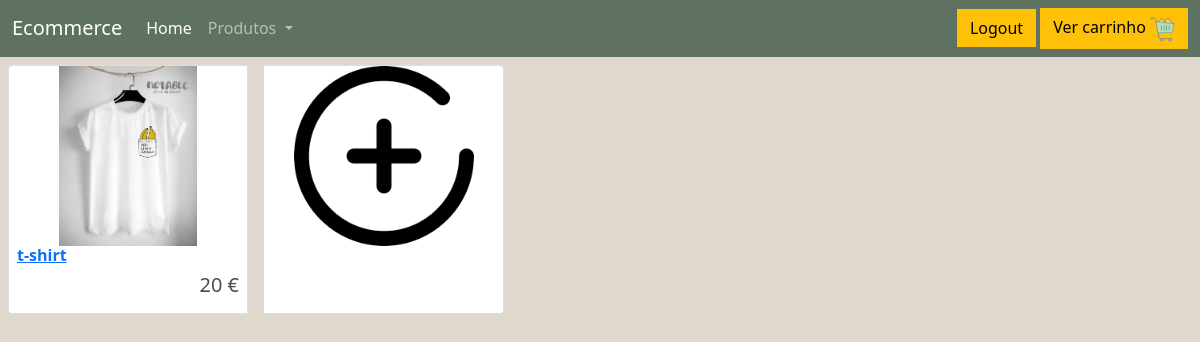
The page /seller/ (signed in) on the database as committed earlier.
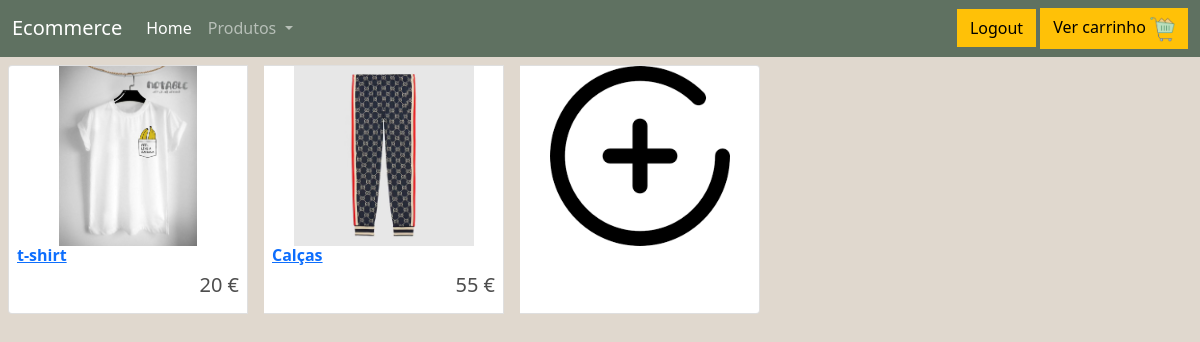
The same page on the database as committed later.
### loja/models.py (models this page shows, shortened)
class Produto(models.Model):
    preco = models.IntegerField()
    nome = models.CharField(max_length=100)
    descricao = models.CharField(max_length=300)
    personalizavel = models.BooleanField(default=False)
    pic = models.ImageField(upload_to='images', blank=True, null=True)
    seller = models.ForeignKey(Vendedor, on_delete=models.RESTRICT)

### loja/views.py (the view)
# urls.py: path('seller/',views.seller,name="seller"),
def seller(request):
    vendedor = get_object_or_404(Vendedor, who=request.user)
    produtos_vendedor = Produto.objects.filter(seller=vendedor)
    return render(request,'loja/sellerpage.html', {'products_list': produtos_vendedor})

### loja/templates/loja/sellerpage.html
{% extends 'loja/main.html' %}
{% load static %}
{% block content %}
<div class="card-group">
    {% for product in products_list %}
    <div class="card m-2 mb-3" style="min-width: 20%; max-width: 20%;">
        <img class="card-img-top" width="240px" height="180px" style="object-fit:contain;" src="{{product.pic}}">
                <div class="card-title justify-content-between">
                <h6><strong> <a class="ps-2" href="{% url 'loja:detalheProd' product.id %}">{{product.nome}}</a></strong></h6>
                <h5 class="ps-2 me-2" style="display:inline-block; float:right">{{product.preco}} €</h5>
            </div>
    </div>
    {% endfor %}
<div class="card m-2 mb-3" style="min-width: 20%; max-width: 20%;">
    <a href="{% url 'loja:criaProduto' %}"><img class="card-img-top" width="240px" height="180px" style="object-fit:contain;" src="{% static 'images/adicionar.png' %}"></a>
</div>
</div>
{% endblock content %}

Rows that differ between the two databases and show on the page:
added Produto: pic (picture), nome "Calças", preco "55"
